Frame 1 (no input): blank canvas, image omitted
Frame 60 (the mouse pressed at the canvas centre just before this capture): blank canvas, image omitted
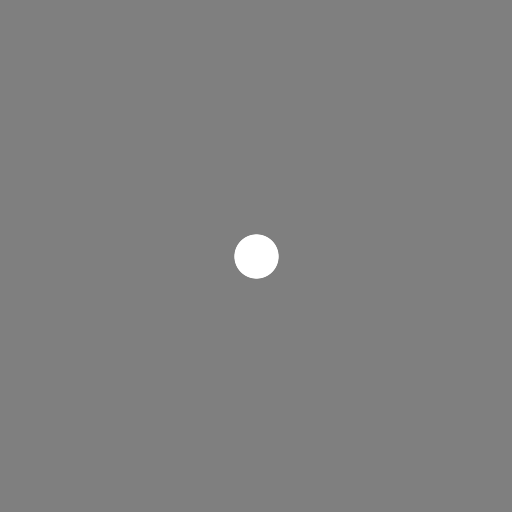
Frame 120 (the mouse held since frame 60 and released just before this capture)

The Processing sketch whose frames 1 and 60 were blank and that drew this single picture after the mouse press (run headless with seeded random() and noise(); from frame 60 on, the mouse is pressed at the canvas centre):

// Processing sketch: ANI2012A20_Trail2
// ── ANI2012A20_Trail2.pde
// ANI2012A20_Trail2.pde
// Animation d'une traînée lumineuse en fonction d'un historique des positions précédentes du curseur.

// paramètres
int count = 100;

int offscreenPosition = -666;

int colorBack = 63;
int colorStroke = 255;

float scaleFactor = 0.75f;

// variables
int[] positionX;
int[] positionY;

int index;

void setup()
{
  size(512, 512);
  frameRate(60);

  // instancier un tableau pour stocker l'historique des coordonnées du pointeur (positions sur l'axe X et Y)
  positionX = new int[count];
  positionY = new int[count];

  // initialiser l'historique avec des postions situées à l'extérieur de la fenêtre d'affichage (volontairement invisible)
  for (index = positionX.length-1; index >= 0; --index)
  {
    positionX[index] = offscreenPosition;
    positionY[index] = offscreenPosition;
  }
}

void draw()
{
  fade(1);

  // boucler sur l'historique pour décaler d'une unité l'indice de chaque position stockée dans le tableau
  for (index = positionX.length-1; index > 0; --index)
  {
    positionX[index] = positionX[index - 1];
    positionY[index] = positionY[index - 1];
  }

  // valider si un des boutons est appuyé
  if (mousePressed == true)
  {
    // ajouter la position courante du pointeur dans les deux tableaux de l'historique
    positionX[0] = mouseX;
    positionY[0] = mouseY;
  }
  else
  {
    // ajouter à l'historique une position située à l'extérieur de la fenêtre d'affichage
    positionX[0] = offscreenPosition;
    positionY[0] = offscreenPosition;
  }

  // dessiner des points pour chaque position de l'historique
  for (index = 0; index < positionX.length; ++index)
  {
    // configurer la taille du point en fonction de son indice dans l'historique
    strokeWeight(index * scaleFactor);

    // configurer la couleur du point
    stroke(colorStroke);

    // dessiner un point à la position de l'indice courant dans l'historique
    point(positionX[index], positionY[index]);
  }
}

void fade(float decay)
{
  rectMode(CORNER);
  noStroke();
  fill(colorBack, decay);
  rect(0, 0, width, height);
}
